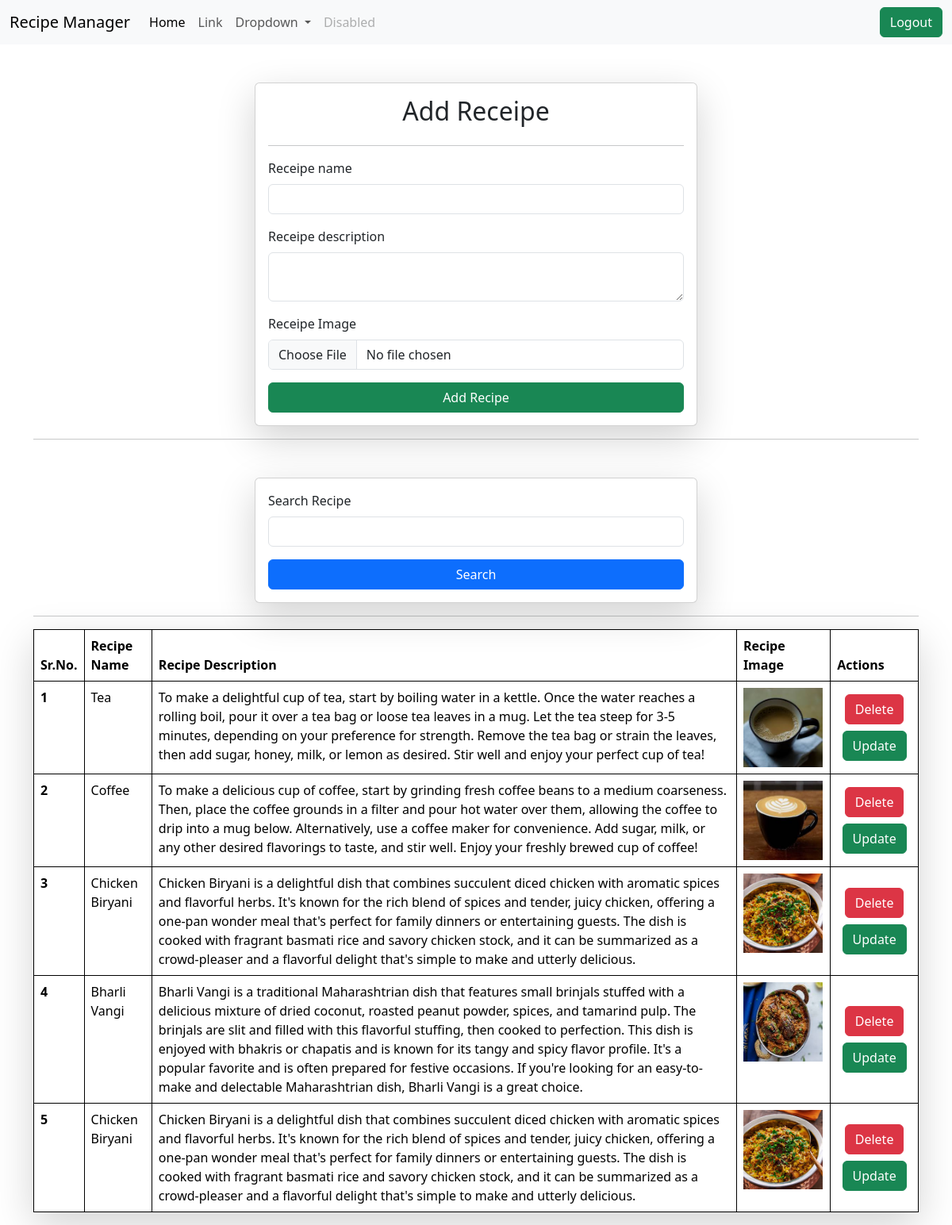
The app's page /recipes/ (signed in) with its own data.
### veggie/models.py (models this page shows, shortened)
class Recipe(models.Model):
    user = models.ForeignKey(User, on_delete=models.SET_NULL, null=True, blank=True)
    recipe_name = models.CharField(max_length=100)
    slug = models.SlugField(unique=True, null=True, blank=True)
    recipe_description = models.TextField()
    recipe_image = models.ImageField(upload_to='veggie/recipe_images')
    recipe_view_count = models.IntegerField(default=1)

### veggie/views.py (the view, shortened to what this page needs)
# urls.py: path('recipes/', recipes, name="recipes"),
@login_required(login_url="/login/")
def recipes(request):
    queryset = Recipe.objects.all()
    if request.GET.get('search'):
        search_term = request.GET.get('search')
        queryset = queryset.filter(Q(recipe_name__icontains=search_term) | Q(recipe_description__icontains=search_term))
    context = {
        "recipes": queryset,
    }
    return render(request, 'recipes.html', context)

### veggie/templates/recipes.html (shortened to what this page needs)
{% extends 'base.html' %}
{% block body %}
<div class="container mt-5">
  <form class="col-6 mx-auto card p-3 shadow-lg" method="post" enctype="multipart/form-data">
    <h2 style="text-align: center;">Add Receipe</h2>
    <hr />
    <div class="mb-3">
      <label for="recipe_name" class="form-label">Receipe name</label>
      <input type="text" name="recipe_name" id="recipe_name" class="form-control" required />
    </div>
    <div class="mb-3">
      <label for="recipe_description" class="form-label">
        Receipe description</label>
      <textarea class="form-control" name="recipe_description" id="recipe_description" required></textarea>
    </div>
    <div class="mb-3">
      <label for="recipe_image" class="form-label"
        >Receipe Image</label>
      <input type="file" class="form-control" name="recipe_image" id="recipe_image" />
    </div>
    <button type="submit" class="btn btn-success">Add Recipe</button>
  </form>
  <hr/>
  <div class="mt-5">
    <div class="mx-auto col-6">
      <form class="mx-auto card p-3 shadow-lg">
        <div class="mb-3">
          <label for="recipe_name" class="form-label">Search Recipe</label>
          <input type="text" name="search" id="recipe_name" class="form-control" required />
        </div>
        <button type="submit" class="btn btn-primary">Search</button>
      </form>
    </div>
  </div>
  <hr/>
  <table class="table table-bordered mt-2 shadow-lg p-2 mx-auto">
    <thead>
      <tr>
        <th scope="col">Sr.No.</th>
        <th scope="col">Recipe Name</th>
        <th scope="col">Recipe Description</th>
        <th scope="col">Recipe Image</th>
        <th scope="col">Actions</th>
      </tr>
    </thead>
    <tbody>
    {% for recipe in recipes %}
      <tr>
        <th scope="row">{{forloop.counter}}</th>
        <td>{{recipe.recipe_name}}</td>
        <td>{{recipe.recipe_description}}</td>
        <td><img src="/media/{{recipe.recipe_image}}" alt="{{recipe.recipe_name}}_image" style="height:100px; width:100px"></td>
        <td style="display: table-cell; vertical-align: middle; text-align: center;">
          <a href="/delete-recipe/{{recipe.id}}" class="btn btn-danger">Delete</a>
          <a href="/update-recipe/{{recipe.slug}}" class="btn btn-success mt-2">Update</a>
        </td>
      </tr>
    {% endfor %}
    </tbody>
  </table>
</div>
  {% endblock %}

### home/templates/base.html (shortened to what this page needs)
<!DOCTYPE html>
<html lang="en">
<head>
    <link href="https://cdn.jsdelivr.net/npm/bootstrap@5.3.3/dist/css/bootstrap.min.css" rel="stylesheet">
</head>
<body>
  <nav class="navbar navbar-expand-lg bg-body-tertiary pt-2">
    <div class="container-fluid">
      <a class="navbar-brand" href="#">Recipe Manager</a>
      <div class="collapse navbar-collapse" id="navbarSupportedContent">
        <ul class="navbar-nav me-auto mb-2 mb-lg-0">
          <li class="nav-item">
            <a class="nav-link active" aria-current="page" href="#">Home</a>
          </li>
          <li class="nav-item">
            <a class="nav-link" href="#">Link</a>
          </li>
          <li class="nav-item dropdown">
            <a class="nav-link dropdown-toggle" href="#" role="button" data-bs-toggle="dropdown" aria-expanded="false">
              Dropdown
            </a>
          </li>
          <li class="nav-item">
            <a class="nav-link disabled" aria-disabled="true">Disabled</a>
          </li>
        </ul>
        <form class="d-flex" role="authentication">
          {% if request.user.is_authenticated %}
          <a href="/logout/" class="btn btn-success" type="submit">Logout</a>
          {% else %}
          <a href="/login/" class="btn btn-success" type="submit">Login</a>
          {% endif %}
        </form>
      </div>
    </div>
  </nav>
    {% block body %}
    {% endblock %}
    </body>
  </html>

### home/templates/base.html (style rules this page uses)
.table { border: 1px solid black; }

### records on screen
Recipe: recipe_name "Tea", recipe_description "To make a delightful cup of tea, start by boiling water in a kettle. Once the water reaches a rolling boil, pour it over a tea bag or loose tea leaves in a mug. Let the tea steep for 3-5 minutes, depending on your preference for strength. Remove the tea bag or strain the leaves, then add sugar, honey, milk, or lemon as desired. Stir well and enjoy your perfect cup of tea!", recipe_image (picture)
Recipe: recipe_name "Coffee", recipe_description "To make a delicious cup of coffee, start by grinding fresh coffee beans to a medium coarseness. Then, place the coffee grounds in a filter and pour hot water over them, allowing the coffee to drip into a mug below. Alternatively, use a coffee maker for convenience. Add sugar, milk, or any other desired flavorings to taste, and stir well. Enjoy your freshly brewed cup of coffee!", recipe_image (picture)
Recipe: recipe_name "Chicken Biryani", recipe_description "Chicken Biryani is a delightful dish that combines succulent diced chicken with aromatic spices and flavorful herbs. It's known for the rich blend of spices and tender, juicy chicken, offering a one-pan wonder meal that's perfect for family dinners or entertaining guests. The dish is cooked with fragrant basmati rice and savory chicken stock, and it can be summarized as a crowd-pleaser and a flavorful delight that's simple to make and utterly delicious.", recipe_image (picture)
Recipe: recipe_name "Bharli Vangi", recipe_description "Bharli Vangi is a traditional Maharashtrian dish that features small brinjals stuffed with a delicious mixture of dried coconut, roasted peanut powder, spices, and tamarind pulp. The brinjals are slit and filled with this flavorful stuffing, then cooked to perfection. This dish is enjoyed with bhakris or chapatis and is known for its tangy and spicy flavor profile. It's a popular favorite and is often prepared for festive occasions. If you're looking for an easy-to-make and delectable Maharashtrian dish, Bharli Vangi is a great choice.", recipe_image (picture)
Recipe: recipe_name "Chicken Biryani", recipe_description "Chicken Biryani is a delightful dish that combines succulent diced chicken with aromatic spices and flavorful herbs. It's known for the rich blend of spices and tender, juicy chicken, offering a one-pan wonder meal that's perfect for family dinners or entertaining guests. The dish is cooked with fragrant basmati rice and savory chicken stock, and it can be summarized as a crowd-pleaser and a flavorful delight that's simple to make and utterly delicious.", recipe_image (picture)
